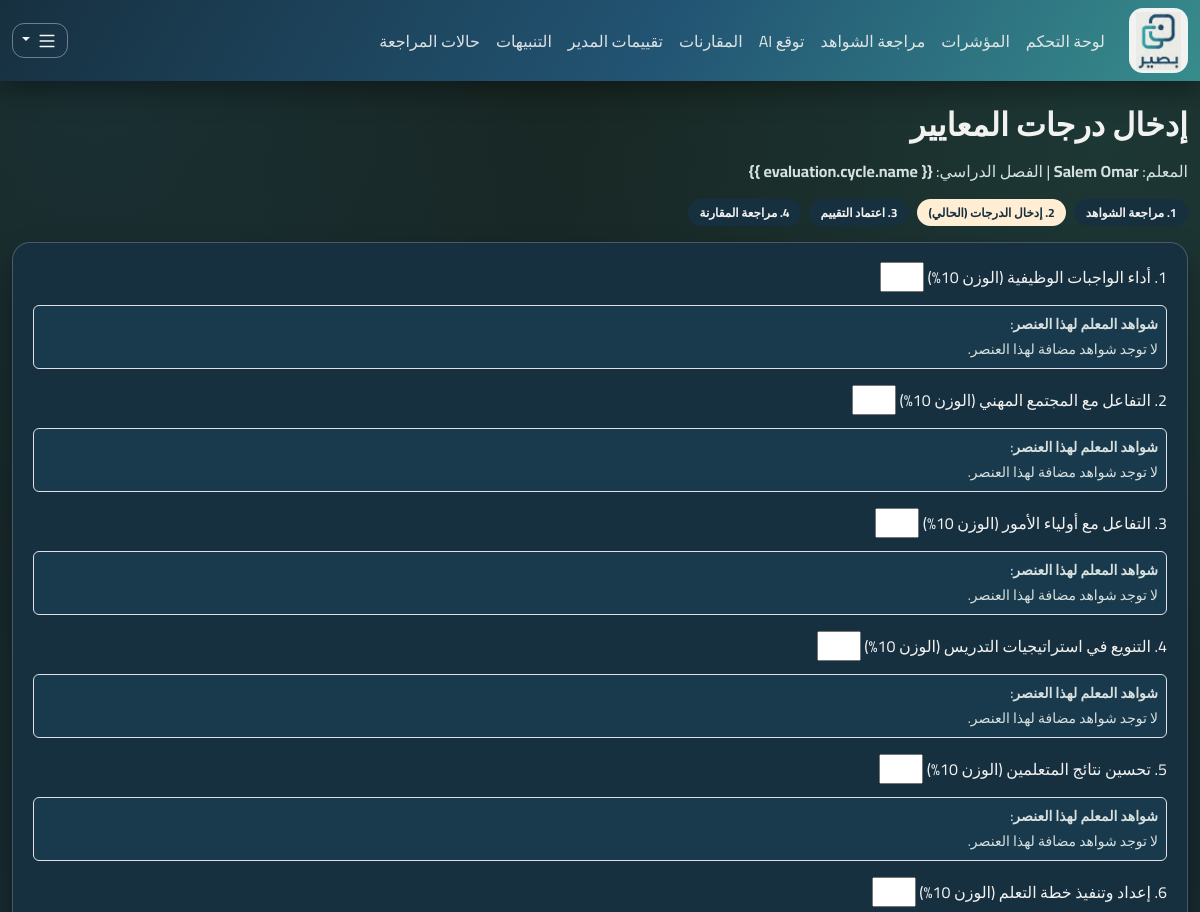
/evaluations/7/items/ (signed in, upper part), run on an earlier commit of the app's database.
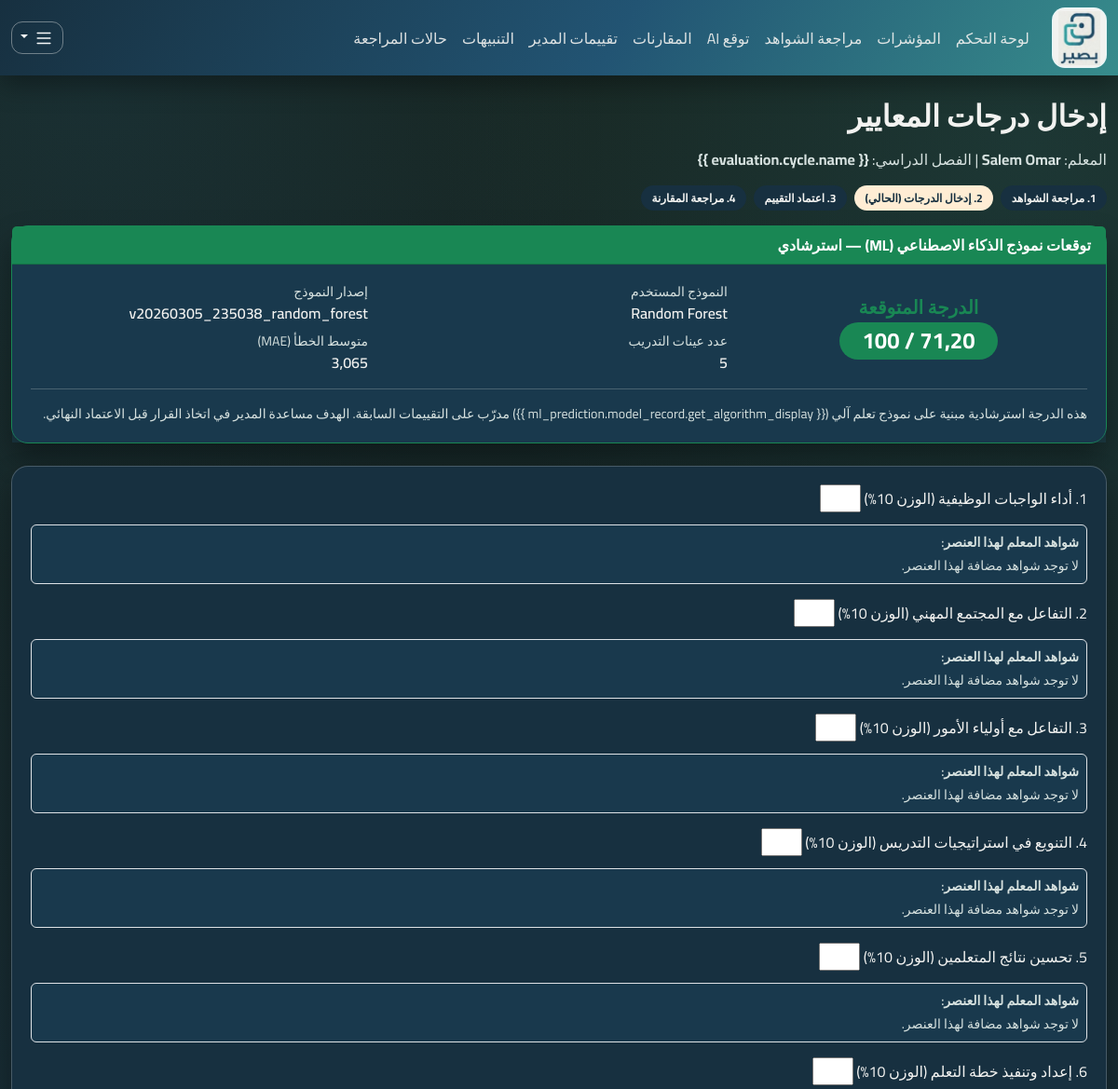
And on a later commit of the database.
### apps/ml_scoring/models.py (models this page shows, shortened)
class MLPrediction(models.Model):
    teacher = models.ForeignKey(
        "teachers.Teacher", on_delete=models.CASCADE, related_name="ml_predictions"
    )
    cycle = models.ForeignKey(
        "cycles.EvaluationCycle", on_delete=models.CASCADE, related_name="ml_predictions"
    )
    ml_expected_score = models.DecimalField(max_digits=5, decimal_places=2)
    features_json = models.JSONField(
        default=dict, help_text="Feature values used for this prediction"
    )
    model_record = models.ForeignKey(
        MLModelRecord, on_delete=models.CASCADE, related_name="predictions"
    )
    computed_at = models.DateTimeField(auto_now=True)
    class Meta:
        constraints = [
            models.UniqueConstraint(
                fields=["teacher", "cycle"], name="uq_ml_prediction_teacher_cycle"
            ),
            models.CheckConstraint(
                check=models.Q(ml_expected_score__gte=0, ml_expected_score__lte=100),
                name="ck_ml_expected_score_0_100",
            ),
        ]
        indexes = [models.Index(fields=["cycle", "computed_at"])]

class MLModelRecord(models.Model):
    class Algorithm(models.TextChoices):
        XGBOOST = "xgboost", "XGBoost"
        RANDOM_FOREST = "random_forest", "Random Forest"
    algorithm = models.CharField(max_length=32, choices=Algorithm.choices)
    version = models.CharField(max_length=32, unique=True)
    model_path = models.CharField(
        max_length=255,
        help_text="Relative path to the .joblib file inside ml_models/",
    )
    metrics_json = models.JSONField(
        default=dict,
        help_text="Training metrics: MAE, R², RMSE, etc.",
    )
    feature_names = models.JSONField(
        default=list,
        help_text="Ordered list of feature names used during training",
    )
    is_active = models.BooleanField(default=False)
    trained_at = models.DateTimeField(auto_now_add=True)
    sample_count = models.PositiveIntegerField(
        default=0, help_text="Number of training samples used"
    )
    class Meta:
        ordering = ["-trained_at"]
        indexes = [models.Index(fields=["is_active", "algorithm"])]

### apps/ui/views.py (the view)
# urls.py: path("evaluations/<int:evaluation_id>/items/", views.evaluation_items_page, name="evaluation-items"),
@login_required
def evaluation_items_page(request: HttpRequest, evaluation_id: int) -> HttpResponse:
    if not _require_roles(request.user, [User.Role.LEADER, User.Role.ADMIN]):
        messages.error(request, "تعديل التقييمات متاح فقط للقادة أو المديرين.")
        return redirect("ui:dashboard")
    evaluation = get_object_or_404(
        _by_role_queryset(request.user, ManagerEvaluation),
        id=evaluation_id,
    )
    evidences = (
        TeacherEvidence.objects.filter(teacher=evaluation.teacher, cycle=evaluation.cycle)
        .select_related("criterion")
        .prefetch_related("attachments")
        .order_by("-created_at")
    )
    evidences_by_criterion: dict[int, list[TeacherEvidence]] = {}
    for evidence in evidences:
        evidences_by_criterion.setdefault(evidence.criterion_id, []).append(evidence)
    if evaluation.status == ManagerEvaluation.Status.FINAL:
        messages.info(request, "تم اعتماد هذا التقييم مسبقا.")
        return redirect("ui:evaluations")
    if request.method == "POST":
        form = EvaluationItemsForm(request.POST, evaluation=evaluation)
        if form.is_valid():
            form.save()
            log_audit(
                actor=request.user,
                action="evaluation.items_upserted",
                entity_type="ManagerEvaluation",
                entity_id=str(evaluation.id),
                after={"items_count": evaluation.items.count()},
            )
            messages.success(request, "تم حفظ درجات المعايير.")
            return redirect("ui:evaluations")
    else:
        form = EvaluationItemsForm(evaluation=evaluation)
    criterion_rows = []
    for field in form:
        criterion_id = int(field.name.split("_", 1)[1])
        criterion_rows.append(
            {
                "field": field,
                "evidences": evidences_by_criterion.get(criterion_id, []),
            }
        )
    try:
        from apps.ml_scoring.prediction import get_or_predict as ml_get_or_predict
        ml_prediction = ml_get_or_predict(teacher=evaluation.teacher, cycle=evaluation.cycle)
    except Exception:
        ml_prediction = None
    return render(
        request,
        "ui/evaluation_items.html",
        {
            "evaluation": evaluation,
            "form": form,
            "criterion_rows": criterion_rows,
            "ml_prediction": ml_prediction,
        },
    )

### apps/ui/forms.py (shortened to what this page needs)
class EvaluationItemsForm(forms.Form):
    def __init__(self, *args, **kwargs):
        self.evaluation = kwargs.pop("evaluation")
        super().__init__(*args, **kwargs)
        existing = {
            item.criterion_id: item.score
            for item in self.evaluation.items.select_related("criterion").all()
        }
        for criterion in EvaluationCriterion.objects.filter(is_active=True).order_by("order"):
            field_name = f"criterion_{criterion.id}"
            self.fields[field_name] = forms.IntegerField(
                min_value=1,
                max_value=5,
                required=True,
                initial=existing.get(criterion.id),
                label=f"{criterion.order}. {criterion.name} (الوزن {criterion.weight_percent}%)",
            )

### apps/ml_scoring/prediction.py (called while the page is built)
def get_active_model() -> MLModelRecord:
    record = MLModelRecord.objects.filter(is_active=True).order_by("-trained_at").first()
    if record is None:
        raise RuntimeError(
            "No active ML model found. Run 'python manage.py train_ml_model' first."
        )
    return record

### apps/teachers/models.py (called while the page is built)
    def __str__(self) -> str:
        return self.user.get_full_name() or self.user.username

### apps/ui/templates/ui/evaluation_items.html (shortened to what this page needs)
{% extends "ui/base.html" %}
{% block content %}
<h2 class="mb-3">إدخال درجات المعايير</h2>
<p class="text-muted">المعلم: <strong>{{ evaluation.teacher }}</strong> | الفصل الدراسي: <strong>{{
    evaluation.cycle.name }}</strong></p>
<div class="mb-3 d-flex gap-2 flex-wrap">
  <span class="badge text-bg-secondary">1. مراجعة الشواهد</span>
  <span class="badge text-bg-warning">2. إدخال الدرجات (الحالي)</span>
  <span class="badge text-bg-secondary">3. اعتماد التقييم</span>
  <span class="badge text-bg-secondary">4. مراجعة المقارنة</span>
</div>
{% if ml_prediction %}
<div class="card mb-4 border-success">
  <div class="card-header bg-success text-white fw-bold">
     توقعات نموذج الذكاء الاصطناعي (ML) — استرشادي
  </div>
  <div class="card-body bg-light">
    <div class="row align-items-center">
      <div class="col-md-4 text-center mb-3 mb-md-0">
        <h5 class="text-success mb-1">الدرجة المتوقعة</h5>
        <span class="badge bg-success fs-4 px-4 py-2">{{ ml_prediction.ml_expected_score }} / 100</span>
      </div>
      <div class="col-md-8">
        <div class="row">
          <div class="col-6">
            <div class="small text-muted">النموذج المستخدم</div>
            <div class="fw-semibold">{{ ml_prediction.model_record.get_algorithm_display }}</div>
          </div>
          <div class="col-6">
            <div class="small text-muted">إصدار النموذج</div>
            <div class="fw-semibold">{{ ml_prediction.model_record.version }}</div>
          </div>
        </div>
        <div class="row mt-2">
          <div class="col-6">
            <div class="small text-muted">عدد عينات التدريب</div>
            <div class="fw-semibold">{{ ml_prediction.model_record.sample_count }}</div>
          </div>
          <div class="col-6">
            <div class="small text-muted">متوسط الخطأ (MAE)</div>
            <div class="fw-semibold">{{ ml_prediction.model_record.metrics_json.mae }}</div>
          </div>
        </div>
      </div>
    </div>
    <hr>
    <div class="text-muted small"> هذه الدرجة استرشادية مبنية على نموذج تعلم آلي ({{
      ml_prediction.model_record.get_algorithm_display }}) مدرّب على التقييمات السابقة. الهدف مساعدة المدير في اتخاذ
      القرار قبل الاعتماد النهائي.</div>
  </div>
</div>
{% endif %}
<div class="card">
  <div class="card-body">
    <form method="post">
      {% for row in criterion_rows %}
      {% with field=row.field %}
      <div class="mb-3">
        <label class="form-label" for="{{ field.id_for_label }}">{{ field.label }}</label>
        {{ field }}
        <div class="mt-2 border rounded p-2 bg-light">
          <div class="fw-semibold small mb-1">شواهد المعلم لهذا العنصر:</div>
          {% for evidence in row.evidences %}
          <div class="small mb-1">
            - {{ evidence.evidence_text }}
            {% if evidence.attachments.all %}
            <div class="mt-1">
              {% for attachment in evidence.attachments.all %}
              <a href="{{ attachment.file.url }}" target="_blank" rel="noopener">{{ attachment.filename }}</a>{% if not forloop.last %} | {% endif %}
              {% endfor %}
            </div>
            {% endif %}
            <span class="text-muted">({{ evidence.created_at }})</span>
          </div>
          {% empty %}
          <div class="small text-muted">لا توجد شواهد مضافة لهذا العنصر.</div>
          {% endfor %}
        </div>
      </div>
      {% endwith %}
      {% endfor %}
    </form>
  </div>
</div>
{% endblock %}

What changed in the data, as far as the page shows it:
added MLPrediction: ml_expected_score "71,20", model_record.algorithm "Random Forest", model_record.version "v20260305_235038_random_forest", model_record.sample_count "5", model_record.metrics_json.mae "3,065"
Also different on the page:
text now shown: "توقعات نموذج الذكاء الاصطناعي (ML) — استرشادي الدرجة المتوقعة / 100 النموذج المستخدم إصدار النموذج عدد عينات التدريب متوسط الخطأ (MAE) هذه الدرجة استرشادية مبنية على نموذج تعلم آلي ({{ ml_prediction.model_record.get_algorithm_display }}) مدرّب على التقييمات السابقة. الهدف مساعدة المدير في اتخاذ القرار قبل الاعتماد النهائي."
